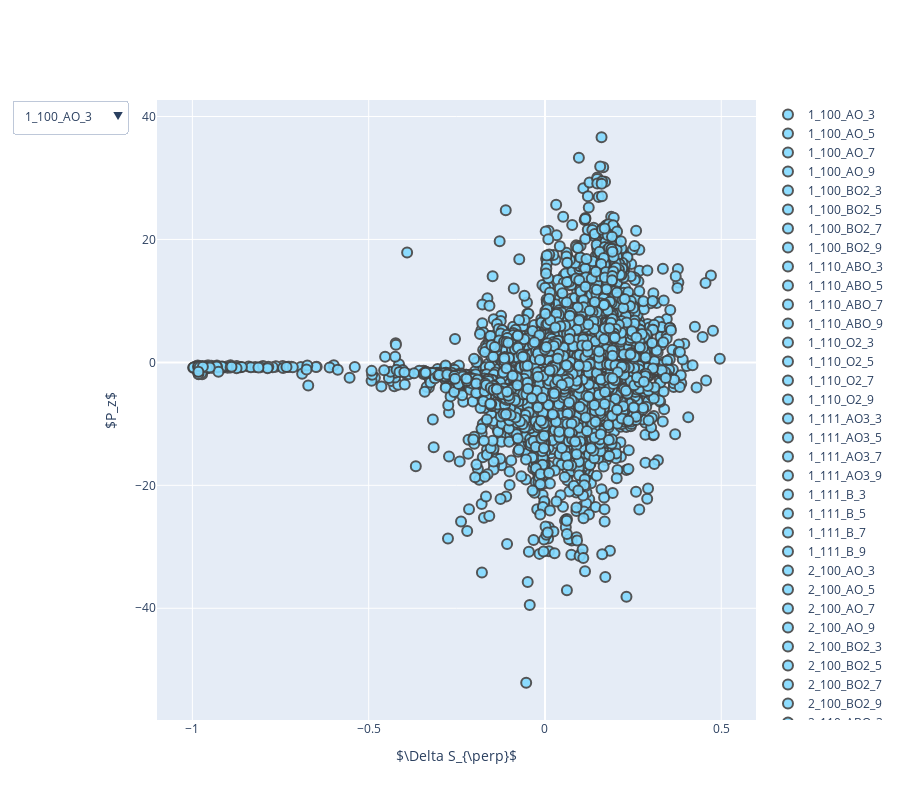

Notebook cell for this chart:
### Markdown cell above
Although the initial structural model for the perovskite membrane was constructed 
with a mirror symmetry to eliminate the presence of a net dipole moment along the out-of-plane direction, upon structural relaxation, the atomic positions may rearrange that is accompanied by the redistributions of electronic charge densities in the 2D structure. This could further induce a charge imbalance, which resulted in the presence of a permanent out-of-plane electrical dipole. This is referred as the space-charge polarization, which is considered to be another important contributions to polarizations in perovskite materials. The space-charge polarization along the $z$-direction (normal to the plane of 2D perovskite) can be calculated as:
\begin{equation}\label{space_charge_pol}
P_{z}=\frac{1}{A}\left(-\int \rho(z)dz+\sum_{i}Z_i z_i\right),
\end{equation}
in which $\rho(z)$ is the integrated charge densities in the $xy$-plane at a particular $z$ position. $Z_i$ is the ionic charge  for the $i$-th ion with a corresponding $z$-coordinate of value $z_i$ and $A$ is the cross-sectional area of the simulation cell.

### Code cell
sorted_keys = list(sorted(df_categorized.keys()))
fig = go.Figure()

button_list=[]
display_this=[False for _ in sorted_keys]

for i,key in enumerate(sorted_keys):
    fig.add_trace(go.Scatter(y=df_categorized[key]['space_charge_polarisation'],
                             x=df_categorized[key]['out_of_plane_variation'],
                             #visible=True,
                             opacity=0.9,
                             marker=dict(size=12,color='#82DAFF'),
                             marker_symbol='circle',#name=col,
                             text=df_categorized[key]['system'],
                             name=key
                            )
                 )
    _display_this = copy.deepcopy(display_this)
    _display_this[i] = True
    button_list.append(dict(label = key,
                            method = 'update',
                              args = [{'visible': _display_this},
                                      {'showlegend':False}]))



fig.update_layout(width=900, height=800,
    updatemenus=[go.layout.Updatemenu(
        active=0,
        buttons=button_list)])
    
fig.update_xaxes(title_text='$\Delta S_{\perp}$')
fig.update_yaxes(title_text='$P_z$')
#fig.update_layout(yaxis_range=[-1.0,0.6],xaxis_range=[0.5,1.2])
fig.update_traces(mode='markers', marker_line_width=2, marker_size=10)

fig.show()
